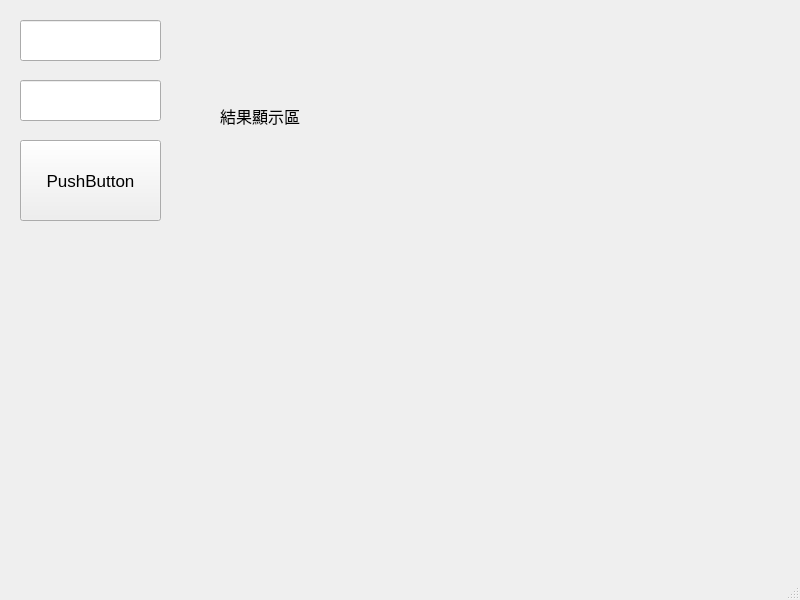
<?xml version="1.0" encoding="UTF-8"?>
<ui version="4.0">
 <class>MainWindow</class>
 <widget class="QMainWindow" name="MainWindow">
  <property name="geometry">
   <rect>
    <x>0</x>
    <y>0</y>
    <width>800</width>
    <height>600</height>
   </rect>
  </property>
  <property name="windowTitle">
   <string>MainWindow</string>
  </property>
  <widget class="QWidget" name="centralwidget">
   <widget class="QWidget" name="chart_container" native="true">
    <property name="geometry">
     <rect>
      <x>120</x>
      <y>230</y>
      <width>551</width>
      <height>321</height>
     </rect>
    </property>
   </widget>
   <widget class="QPushButton" name="btn_calculate">
    <property name="geometry">
     <rect>
      <x>20</x>
      <y>140</y>
      <width>141</width>
      <height>81</height>
     </rect>
    </property>
    <property name="font">
     <font>
      <pointsize>13</pointsize>
     </font>
    </property>
    <property name="text">
     <string>PushButton</string>
    </property>
   </widget>
   <widget class="QLineEdit" name="input_weight">
    <property name="geometry">
     <rect>
      <x>20</x>
      <y>80</y>
      <width>141</width>
      <height>41</height>
     </rect>
    </property>
    <property name="font">
     <font>
      <pointsize>12</pointsize>
     </font>
    </property>
   </widget>
   <widget class="QLabel" name="label_result">
    <property name="geometry">
     <rect>
      <x>220</x>
      <y>10</y>
      <width>491</width>
      <height>211</height>
     </rect>
    </property>
    <property name="font">
     <font>
      <pointsize>12</pointsize>
     </font>
    </property>
    <property name="text">
     <string>結果顯示區</string>
    </property>
   </widget>
   <widget class="QLineEdit" name="input_height">
    <property name="geometry">
     <rect>
      <x>20</x>
      <y>20</y>
      <width>141</width>
      <height>41</height>
     </rect>
    </property>
    <property name="font">
     <font>
      <pointsize>12</pointsize>
     </font>
    </property>
   </widget>
  </widget>
  <widget class="QMenuBar" name="menubar">
   <property name="geometry">
    <rect>
     <x>0</x>
     <y>0</y>
     <width>800</width>
     <height>21</height>
    </rect>
   </property>
  </widget>
  <widget class="QStatusBar" name="statusbar"/>
 </widget>
 <resources/>
 <connections/>
</ui>
